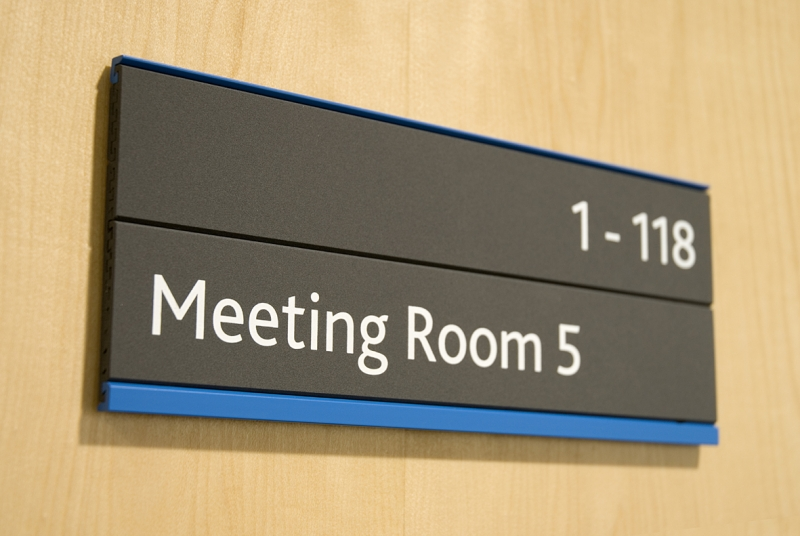
//> input picture cvtest/ocrtest.jpg, 800 x 536 px
$ ./testdft ocrtest.jpg   (built with g++ and OpenCV 4)
//> lines starting //> are read from the running program, lines starting //| are printed output that depends on the picture
#include <iostream>
#include <cv.h>
#include <highgui.h>

using namespace cv;
using namespace std;

// class declaration
class DftIdftApp {
public:
  DftIdftApp(const string filename);
  ~DftIdftApp(){};
  void calcMagImage();
  void showOrgImage(){imshow(org_win, src_img);}
  void showMagImage(){imshow(mag_win, mag_img);}
  void showIDFTImage(){imshow(idft_win, idft_img);}
  void shiftDFT(Mat &src, Mat &dst);
  void calcIDFT(bool all=false);
  void clear(){idft_img.setTo(0);}
  static void onMouse(int event, int x, int y, int flags, void* param);
private:
  Mat src_img, mag_img;
  Mat Re_img, Im_img, Complex_img;
  Mat zero, dft_src, dft_dst, dft_dst_p;
  Mat idft_img;
  vector<Mat> mv;
  string org_win, mag_win, idft_win;
  int src_cols, src_rows, dft_cols, dft_rows;
};

// constructor
DftIdftApp::DftIdftApp(const string filename)
  :org_win("Original"), mag_win("Magnitude"), idft_win("IDTF")
{
//> called with filename = "ocrtest.jpg"
  src_img = imread(filename, 0);
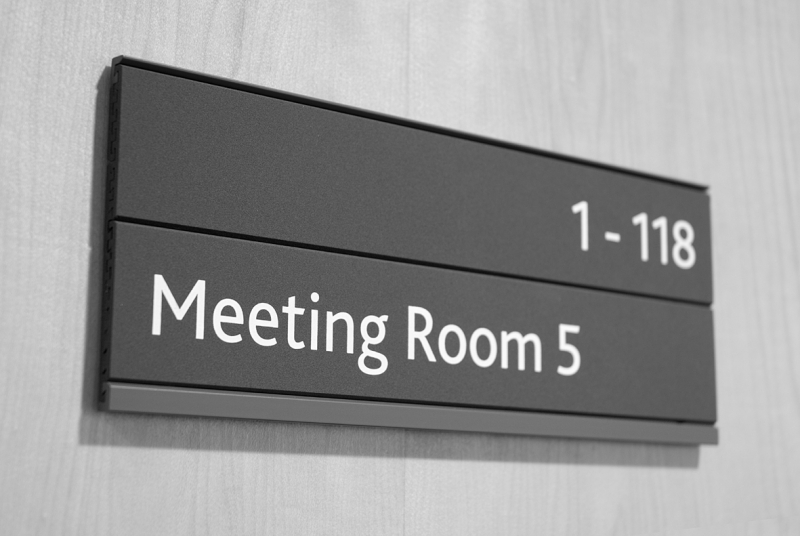
//> src_img: 536 rows x 800 cols, CV_8UC1; min 2, max 254, mean 150.5
  if(!src_img.data) return;

  Size s_size = src_img.size();
//> s_size = Size(800, 536)
  src_cols = s_size.width;
//> src_cols = 800
  src_rows = s_size.height;
//> src_rows = 536
  Re_img = Mat(s_size, CV_64F);
  Im_img = Mat::zeros(s_size, CV_64F);
  Complex_img = Mat(s_size, CV_64FC2);

  src_img.convertTo(Re_img, CV_64F);
  mv.push_back(Re_img);
  mv.push_back(Im_img);
//> mv[1]: 536 rows x 800 cols, CV_64FC1; every value is 0
  merge(mv, Complex_img);
  idft_img = zero = Mat::zeros(s_size, CV_64F);

  namedWindow(org_win, CV_WINDOW_AUTOSIZE);
  namedWindow(mag_win, CV_WINDOW_AUTOSIZE);
  namedWindow(idft_win, CV_WINDOW_AUTOSIZE);
  cvSetMouseCallback(mag_win.c_str(), DftIdftApp::onMouse, this);
}

// calc magnitude image
void
DftIdftApp::calcMagImage()
{
  dft_rows = getOptimalDFTSize(src_rows);
//> dft_rows = 540
  dft_cols = getOptimalDFTSize(src_cols);
//> dft_cols = 800
  dft_src = Mat::zeros(dft_rows, dft_cols, CV_64FC2);

  Mat roi(dft_src, Rect(0, 0, src_cols, src_rows));
  Complex_img.copyTo(roi);

  dft(dft_src, dft_dst);
  dft_dst_p = Mat::zeros(dft_dst.size(), dft_dst.type());

  //split(dft_dst.mul(dft_dst), mv);
  //sqrt(mv[0]+mv[1], mv[0]);
  split(dft_dst, mv);
//> mv[1]: 540 rows x 800 cols, CV_64FC1
  magnitude(mv[0], mv[1], mv[0]);
  log(mv[0]+1, mv[0]); // for ver. 2.1 or later

  shiftDFT(mv[0], mv[0]);

  //double min, max;
  //minMaxLoc(mv[0], &min, &max);
  //mag_img = mv[0]*1.0/(max-min) - 1.0*min/(max-min);
  normalize(mv[0], mag_img, 0, 1, CV_MINMAX);
}

// swap 1,3 and 2,4 quadrants respectively
void
DftIdftApp::shiftDFT(Mat &src, Mat& dst)
{
  Mat tmp;
  int cx = src.cols/2;
//> cx = 400
  int cy = src.rows/2;
//> cy = 270

  for(int i=0; i<=cx; i+=cx) {
    Mat qs(src, Rect(i^cx,0,cx,cy));
    Mat qd(dst, Rect(i,cy,cx,cy));
    qs.copyTo(tmp);
    qd.copyTo(qs);
    tmp.copyTo(qd);
  }
//> this loop made 2 passes
//> pass 1, in shiftDFT, `Mat qs(src, Rect(i^cx,0,cx,cy));`:
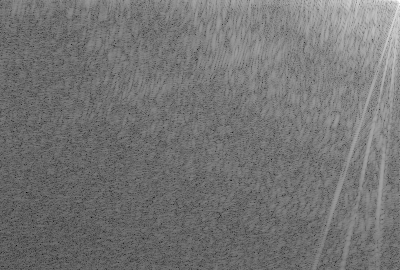
//> qs: 270 rows x 400 cols, CV_64FC1; min 0.838, max 15.49, mean 7.52; drawn with min black and max white
//> pass 1, in shiftDFT, `Mat qd(dst, Rect(i,cy,cx,cy));`:
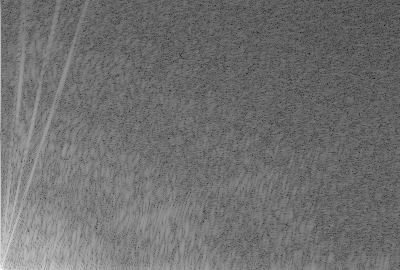
//> qd: 270 rows x 400 cols, CV_64FC1; min 0.838, max 16.01, mean 7.52; drawn with min black and max white
//> pass 2, in shiftDFT, `Mat qs(src, Rect(i^cx,0,cx,cy));`:
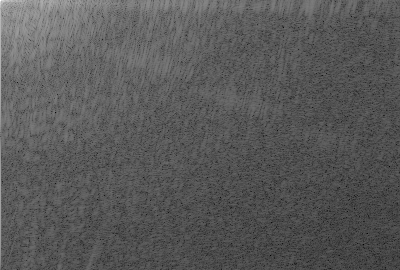
//> qs: 270 rows x 400 cols, CV_64FC1; min 1.77, max 17.98, mean 7.45; drawn with min black and max white
//> pass 2, in shiftDFT, `Mat qd(dst, Rect(i,cy,cx,cy));`:
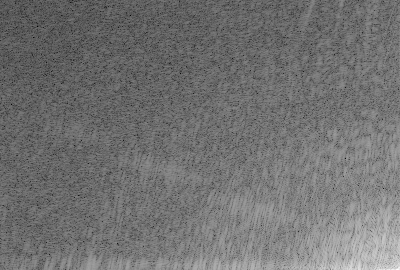
//> qd: 270 rows x 400 cols, CV_64FC1; min 1.77, max 14.39, mean 7.43; drawn with min black and max white
//> after the loop:
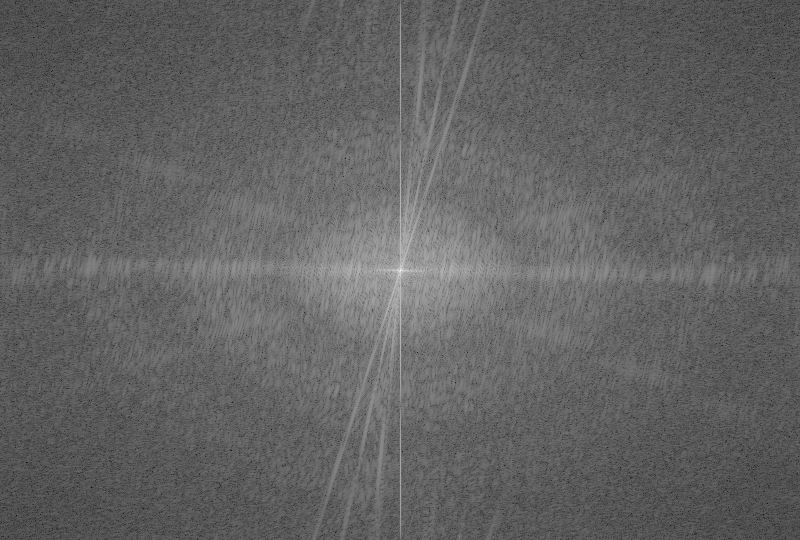
//> src: 540 rows x 800 cols, CV_64FC1; min 0.838, max 17.98, mean 7.48; drawn with min black and max white
}

// mouse event callback
// [65 lines left out: functions onMouse, calcIDFT, not called in this run]

int
main(int argc, char *argv[])
{
  const string filename = argc > 1 ? argv[1] : "../image/Fourier.png";
  DftIdftApp app(filename);

  cout << "Usage: click or drag on Magnitude Image.\n" <<
    "Hot keys: \n"
    "\tESC - quit the program\n"
    "\ta - select all pixels\n"
    "\tr - restore original images\n"
    "\tleft mouse button - select one pixel\n"
    "\tCTRL+left mouse button - select a pixel and neighbors\n";

  app.showOrgImage();
  app.calcMagImage();
  while(1) {
    int c = waitKey(10);
//> the Esc key is pressed
    switch((char)c) {
    case '\x1b': // exit
      return 0;
//> (the program exits here)

$ run again, on cvtest/panorama_image2.jpg
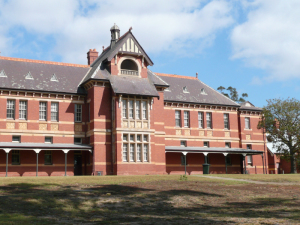
//> input picture cvtest/panorama_image2.jpg, 300 x 225 px
//> the loop in shiftDFT, `for(int i=0; i<=cx; i+=cx)` made 2 passes
//> pass 1, in shiftDFT, `Mat qd(dst, Rect(i,cy,cx,cy));`:
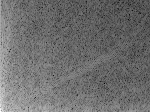
//> qd: 112 rows x 150 cols, CV_64FC1; min 2.95, max 13.97, mean 7.73; drawn with min black and max white
//> after the loop in shiftDFT, `for(int i=0; i<=cx; i+=cx)`:
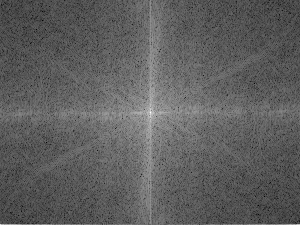
//> src: 225 rows x 300 cols, CV_64FC1; min 2.7, max 16.07, mean 7.69; drawn with min black and max white
